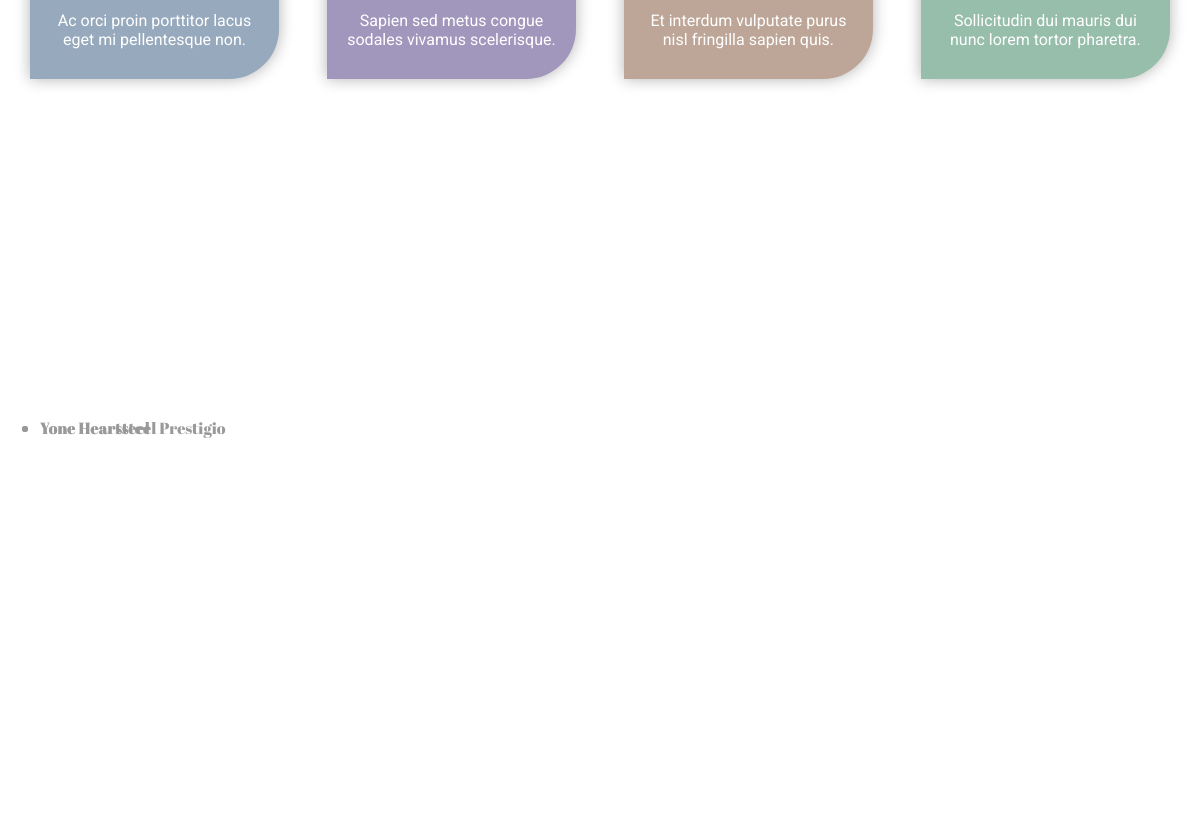
Page /WikiLoL/detalleCampeones/1/ (middle part) on the earlier database version.
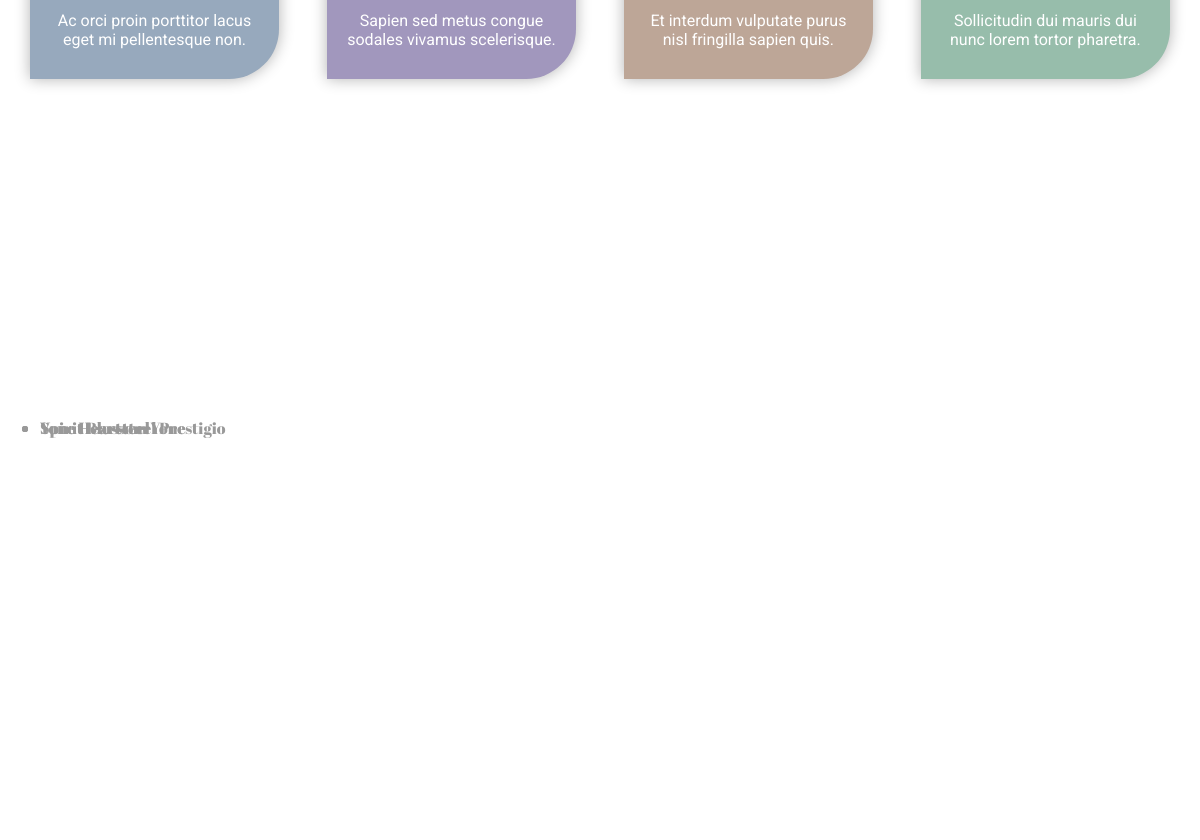
Same page on the later database version.
### WikiLoL/models.py (models this page shows, shortened)
class Skin(models.Model):
    precio = models.IntegerField()
    class Rareza(models.TextChoices):
        BASICA = 'Basica'
        UNICA = 'Unica'
        EPICA = 'Epica'
        LEGENDARIA ='Legendaria'
        DEFINITIVA = 'Definitiva'
        MITICA ='Mitica'
    rareza = models.CharField(max_length=15, choices=Rareza.choices, default=Rareza.BASICA)
    nombre = models.TextField(max_length=50)
    coleccion = models.ForeignKey(Coleccion, on_delete=models.CASCADE, related_name="skins")
    campeon = models.ForeignKey(Campeon, on_delete = models.CASCADE, default=0)
    imagen = models.TextField(max_length=100)

### WikiLoL/views.py (the view)
# urls.py: path('detalleCampeones/<int:pk>/', CampeonesDetailView.as_view(), name='detalleCamp'),
class CampeonesDetailView(DetailView):
    model = Campeon
    template_name='chillaid/campeondetalles.html'
    def get_context_data(self, *args, **kwargs):
        context = super(CampeonesDetailView,
             self).get_context_data(*args, **kwargs)
        campeon = self.object
        habilidades = Habilidad.objects.filter(campeon=campeon)[:4]
        skins = Skin.objects.filter(campeon=campeon)[:5]
        context['habilidades'] = habilidades
        context ['skins'] = skins
        return context

### WikiLoL/templates/chillaid/campeondetalles.html (shortened to what this page needs)
{% load static %}
<!DOCTYPE html>
<html lang="">
<head>
<link href="{% static 'chillaid/layout/styles/layout.css' %}" rel="stylesheet" type="text/css" media="all">
<link href="{% static 'chillaid/layout/styles/style.css' %}" rel="stylesheet" type="text/css" media="all">
<link rel="stylesheet" href="https://cdnjs.cloudflare.com/ajax/libs/meyer-reset/2.0/reset.min.css">
</head>
<body id="top">
<div class="wrapper row3">
  <main class="hoc container clear">
    <section id="introblocks">
      <ul class="nospace group btmspace-80 elements elements-four">
        <li class="one_quarter">
          <article>
            <p>Ac orci proin porttitor lacus eget mi pellentesque non.</p>
          </article>
        </li>
        <li class="one_quarter">
          <article>
            <p>Sapien sed metus congue sodales vivamus scelerisque.</p>
          </article>
        </li>
        <li class="one_quarter">
          <article>
            <p>Et interdum vulputate purus nisl fringilla sapien quis.</p>
          </article>
        </li>
        <li class="one_quarter">
          <article>
            <p>Sollicitudin dui mauris dui nunc lorem tortor pharetra.</p>
          </article>
        </li>
      </ul>
    </section>
    <div id= "SARA">
      {% for skin in skins %}
      <ul id="steps" class="roller">
      <li>{{ skin.nombre }} </li>
    </ul>
    <div id="titles">
      <ul class="roller">
    </ul>
  </div>
    {% endfor %}
  </div>
  </main>
</div>
</body>
</html>

### WikiLoL/templates/chillaid/layout/styles/layout.css (style rules this page uses)
.container { padding:80px 0; }
.elements-three li, .elements-four li { margin-bottom:50px; }
.elements-three li:nth-last-child(-n+3), .elements-four li:nth-last-child(-n+4) { margin-bottom:0; }
.elements-three li:nth-child(3n+1), .elements-four li:nth-child(4n+1) { margin-left:0; clear:left; }
.elements article { display:block; padding:30px 15px; border-radius:50px 0; text-align:center; }
.elements article * { margin:0 0 15px 0; padding:0; line-height:1; }
.elements article p { margin:0; line-height:normal; }
#introblocks { display:block; position:relative; margin:-160px 0 130px 0; z-index:1; }
*, *::before, *::after { transition:all .3s ease-in-out; }
body { color:#A5A6AA; background-color:#282E39; }
.row3 { color:#474747; background-color:#FFFFFF; }
.elements article { color:#474747; background-color:#FFFFFF; box-shadow:0px 0px 15px rgba(0,0,0,.3); }
#introblocks .elements li article { color:#FFFFFF; background-color:#97A9BD; }
#introblocks .elements li:nth-child(2) article, #introblocks .elements li:nth-child(2) article:hover a i { background-color:#A197BD; }
#introblocks .elements li:nth-child(3) article, #introblocks .elements li:nth-child(3) article:hover a i { background-color:#BDA697; }
#introblocks .elements li:nth-child(4) article, #introblocks .elements li:nth-child(4) article:hover a i { background-color:#97BDAB; }
@media screen and (min-width:1140px) { .hoc { max-width:1140px; } }

### WikiLoL/templates/chillaid/layout/styles/style.css (style rules this page uses)
html, body { width: 100%; height: 100%; }
#SARA { overflow:hidden; display:block; top: 50%; margin-right: 100%; margin-top: 60%; margin-bot: 60%; }
body { color: white; font-family: "Roboto", sans-serif; font-size: 16px; line-height: 1em; background-color: black; }
ul#steps { display: block; position: absolute; top: 50%; left: 0%; right: 55%; height: 110px; margin-top: -55px; }
ul#steps li { top: 50%; position: relative; height: 100%; color: #999; font-family: "Abril Fatface", serif; -webkit-transform: translate3d(0, 0, 0); transform: translate3d(0, 0, 0); -webkit-transition: color 666ms cubic-bezier(0.666, 0, 0.333, 1), font-size 666ms cubic-bezier(0.666, 0, 0.333, 1); transition: color 666ms cubic-bezier(0.666, 0, 0.333, 1), font-size 666ms cubic-bezier(0.666, 0, 0.333, 1); }
#titles { position: absolute; top: 50%; left: 40%; width: 60%; height: 330px; margin-top: -165px; padding: 110px 0; }
#titles ul { position: absolute; top: 0px; left: 0px; width: 100%; height: 100%; }
.roller { -webkit-transform: translate3d(0, 0%, 0); transform: translate3d(0, 0%, 0); -webkit-transition: -webkit-transform 666ms cubic-bezier(0.666, 0, 0.333, 1); transition: -webkit-transform 666ms cubic-bezier(0.666, 0, 0.333, 1); transition: transform 666ms cubic-bezier(0.666, 0, 0.333, 1); transition: transform 666ms cubic-bezier(0.666, 0, 0.333, 1), -webkit-transform 666ms cubic-bezier(0.666, 0, 0.333, 1); }

### WikiLoL/templates/chillaid/layout/styles/framework.css (style rules this page uses)
html { overflow-y:scroll; overflow-x:hidden; }
html, body { margin:0; padding:0; font-size:14px; line-height:1.6em; }
*, *::before, *::after { box-sizing:border-box; }
.nospace { margin:0; padding:0; list-style:none; }
.clear, .group { display:block; }
.clear::before, .clear::after, .group::before, .group::after { display:table; content:""; }
.clear, .clear::after, .group, .group::after { clear:both; }
body, input, textarea, select { font-family:Verdana, Geneva, sans-serif; }
::placeholder { opacity:1; }
.wrapper { display:block; position:relative; width:100%; margin:0; padding:0; text-align:left; word-wrap:break-word; }
.hoc { display:block; margin:0 auto; }
address, article, aside, figcaption, figure, footer, header, main, nav, section { display:block; margin:0; padding:0; }
.one_half, .one_third, .two_third, .one_quarter, .two_quarter, .three_quarter { display:inline-block; float:left; margin:0 0 0 4.21052%; list-style:none; }
.one_quarter { width:21.8421%; }
.btmspace-80 { margin-bottom:80px; }

Differences in the rows shown:
added Skin: nombre "Spirit Blossom Yone"
